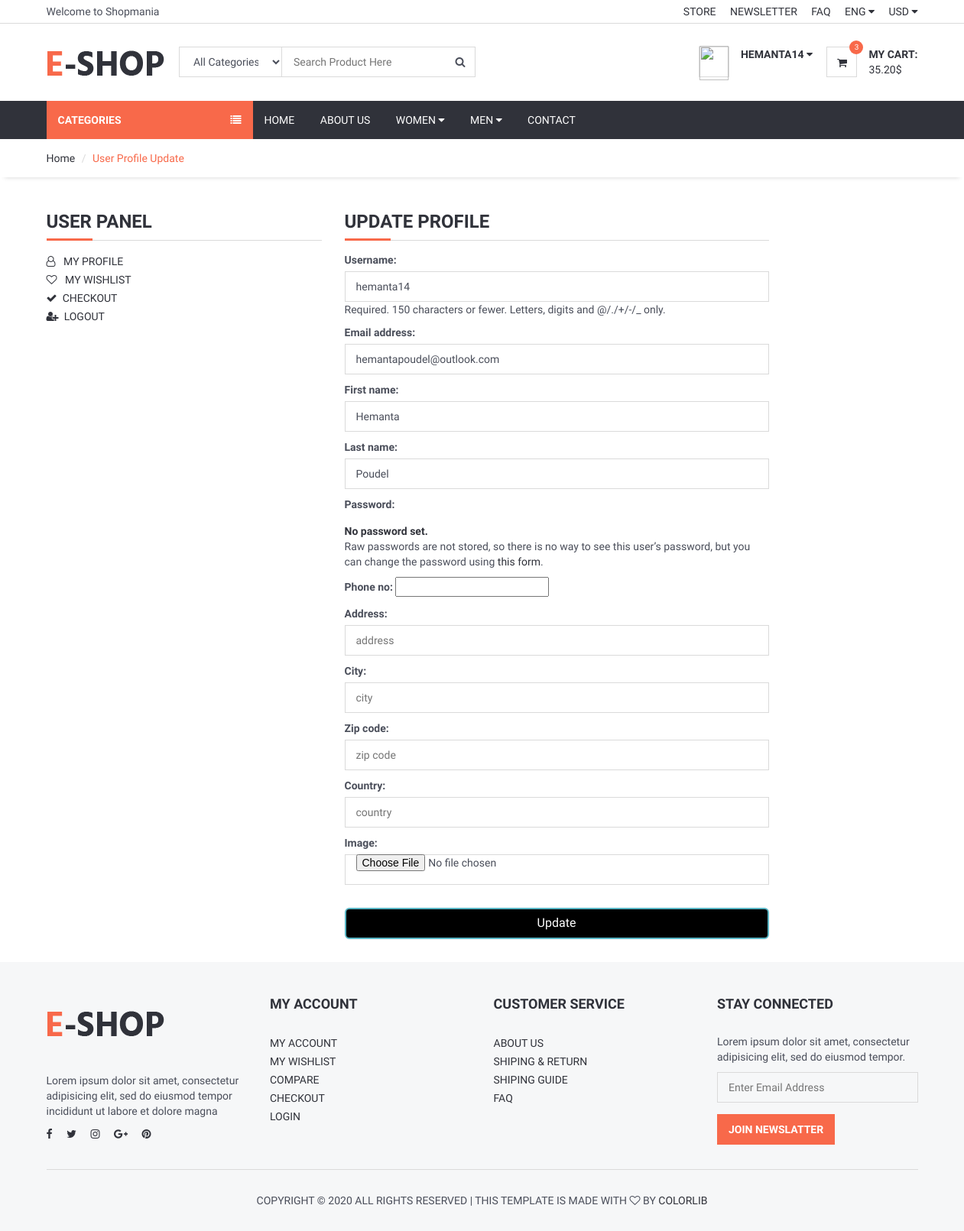
Page /user/update_profile/ (signed in) on the earlier database version.
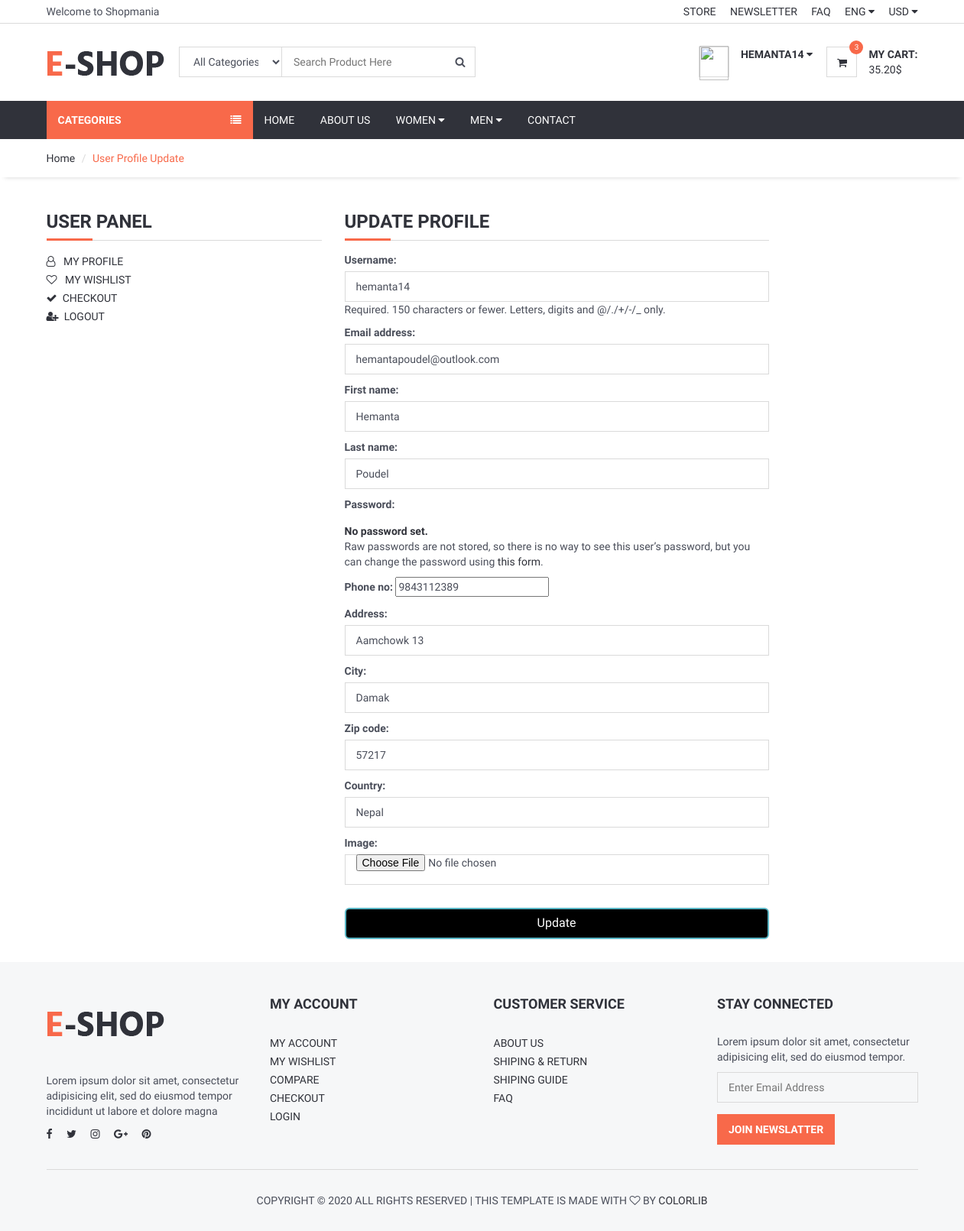
Same page on the later database version.
### djuser/models.py (models this page shows, shortened)
class UserProfileInfo(models.Model):
    user = models.OneToOneField(User,on_delete=models.CASCADE)
    phone_no = models.CharField(blank=True,max_length=50)
    address = models.CharField(max_length=200, blank=True)
    city = models.CharField(max_length=100,blank=True)
    zip_code = models.CharField(max_length=50,blank=True)
    country = models.CharField(max_length=100,blank=True)
    image = models.ImageField(upload_to='images/users/',blank=True)
    def image_tag(self):
        if self.image.url is not None:
            return mark_safe(f'<img src="{self.image.url}" height="60"/>')
        else:
            return ""
    image_tag.short_description = 'Profile Image'

### djuser/views.py (the view)
# urls.py: path('update_profile/',user_profile_update,name='update_profile'),
@login_required(login_url='/user/login') # checks for login
def user_profile_update(request):
    if request.method == 'POST':
        user_form = UserUpdateForm(request.POST, instance=request.user) # request.user is user's data sent from form
        profile_form = UserProfileUpdateForm(request.POST, request.FILES, instance=request.user.userprofileinfo) # one to one relation of user_profile data with user data
        if user_form.is_valid() and profile_form.is_valid(): # check validation
            user_form.save() # saves to database
            profile_form.save()
            messages.success(request, 'Your account has been updated successfully!')
            return redirect('/user') # redirect to user profile page so that user can see the changes made
    else:
        category = Category.objects.all()
        user_form = UserUpdateForm(instance=request.user)
        profile_form = UserProfileUpdateForm(instance=request.user.userprofileinfo)
        context_var = {'category': category,'user_form': user_form,'profile_form': profile_form }
        return render(request, 'user_profile_update.html', context_var)

### djuser/forms.py
class UserUpdateForm(UserChangeForm):
    class Meta:
        model = User
        fields = ('username', 'email', 'first_name', 'last_name')
        widgets = {
            'username': TextInput(attrs={'class': 'input', 'placeholder': 'username'}),
            'email': EmailInput(attrs={'class': 'input', 'placeholder': 'email'}),
            'first_name': TextInput(attrs={'class': 'input', 'placeholder': 'first_name'}),
            'last_name': TextInput(attrs={'class': 'input', 'placeholder': 'last_name'}),
        }

### djuser/templates/user_profile_update.html (shortened to what this page needs)
{% extends 'base.html' %}
{% load static %}
{% block content %}
<div id="breadcrumb">
    <div class="container">
        <ul class="breadcrumb">
            <li><a href="/">Home</a></li>
            <li class="active">User Profile Update </li>
        </ul>
    </div>
</div>
<div class="section">
    <div class="container">
        <div class="row">
            <div class="col-md-4">
                {% include "user_panel.html" %}
            </div>
            <div class="col-md-6">
                <div class="section-title">
                    <h3 class="title">Update Profile</h3>
                </div>
                <form method="POST" enctype="multipart/form-data">
                    <fieldset class="form-group">
                        {{ user_form.as_p  }}
                        {{ profile_form.as_p  }}
                    </fieldset>
                    <button style="cursor: pointer;
                    border: 2px solid rgb(88, 181, 196);
                    border-radius: 6px;
                    color: white;
                    background-color: black;
                    display: block;
                    width: 100%;
                    font-size: 16px;
                    padding: 7px 9px;
                    margin-top: 20px;"> Update </button>
                </form>
            </div>
        </div>
    </div>
</div>
{% endblock %}

Differences in the rows shown:
now on this page (row edited): UserProfileInfo: phone_no "9843112389", address "Aamchowk 13", city "Damak", zip_code "57217", country "Nepal"
